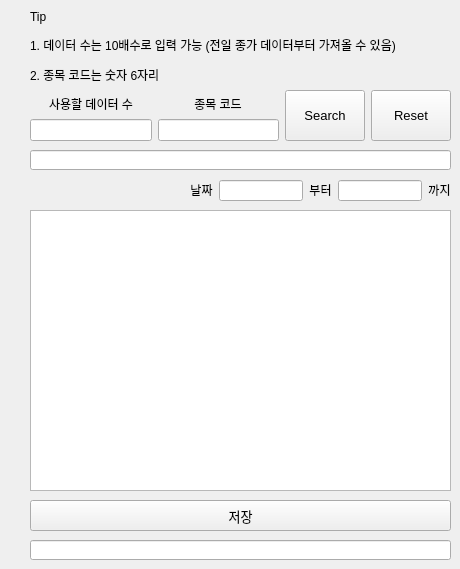
      <widget class="QWidget" name="tab_2">
       <attribute name="title">
        <string>데이터 검색 및 추출</string>
       </attribute>
       <widget class="QLabel" name="tips2">
        <property name="geometry">
         <rect>
          <x>30</x>
          <y>10</y>
          <width>421</width>
          <height>71</height>
         </rect>
        </property>
        <property name="sizePolicy">
         <sizepolicy hsizetype="Fixed" vsizetype="Fixed">
          <horstretch>0</horstretch>
          <verstretch>0</verstretch>
         </sizepolicy>
        </property>
        <property name="font">
         <font>
          <pointsize>9</pointsize>
          <stylestrategy>PreferAntialias</stylestrategy>
         </font>
        </property>
        <property name="frameShape">
         <enum>QFrame::NoFrame</enum>
        </property>
        <property name="frameShadow">
         <enum>QFrame::Plain</enum>
        </property>
        <property name="text">
         <string>&lt;html&gt;&lt;head/&gt;&lt;body&gt;&lt;p&gt;Tip&lt;/p&gt;&lt;p&gt;1. 데이터 수는 10배수로 입력 가능 (전일 종가 데이터부터 가져올 수 있음)&lt;/p&gt;&lt;p&gt;2. 종목 코드는 숫자 6자리&lt;/p&gt;&lt;/body&gt;&lt;/html&gt;</string>
        </property>
        <property name="textFormat">
         <enum>Qt::AutoText</enum>
        </property>
        <property name="alignment">
         <set>Qt::AlignLeading|Qt::AlignLeft|Qt::AlignVCenter</set>
        </property>
       </widget>
       <widget class="QPushButton" name="save_btn2">
        <property name="geometry">
         <rect>
          <x>30</x>
          <y>500</y>
          <width>421</width>
          <height>31</height>
         </rect>
        </property>
        <property name="sizePolicy">
         <sizepolicy hsizetype="Maximum" vsizetype="Ignored">
          <horstretch>0</horstretch>
          <verstretch>0</verstretch>
         </sizepolicy>
        </property>
        <property name="font">
         <font>
          <pointsize>10</pointsize>
          <stylestrategy>PreferAntialias</stylestrategy>
         </font>
        </property>
        <property name="autoFillBackground">
         <bool>false</bool>
        </property>
        <property name="text">
         <string>저장</string>
        </property>
       </widget>
       <widget class="QWidget" name="horizontalLayoutWidget_6">
        <property name="geometry">
         <rect>
          <x>30</x>
          <y>90</y>
          <width>421</width>
          <height>51</height>
         </rect>
        </property>
        <layout class="QHBoxLayout" name="horizontalLayout2_1">
         <item>
          <layout class="QHBoxLayout" name="horizontalLayout2_3">
           <item>
            <layout class="QVBoxLayout" name="verticalLayout2_1">
             <item alignment="Qt::AlignHCenter|Qt::AlignBottom">
              <widget class="QLabel" name="label2_1">
               <property name="sizePolicy">
                <sizepolicy hsizetype="Fixed" vsizetype="Fixed">
                 <horstretch>0</horstretch>
                 <verstretch>0</verstretch>
                </sizepolicy>
               </property>
               <property name="font">
                <font>
                 <pointsize>9</pointsize>
                 <stylestrategy>PreferAntialias</stylestrategy>
                </font>
               </property>
               <property name="text">
                <string>사용할 데이터 수</string>
               </property>
               <property name="alignment">
                <set>Qt::AlignCenter</set>
               </property>
              </widget>
             </item>
             <item>
              <widget class="QLineEdit" name="data_len2">
               <property name="sizePolicy">
                <sizepolicy hsizetype="Ignored" vsizetype="Ignored">
                 <horstretch>0</horstretch>
                 <verstretch>0</verstretch>
                </sizepolicy>
               </property>
               <property name="inputMethodHints">
                <set>Qt::ImhNone</set>
               </property>
               <property name="text">
                <string/>
               </property>
               <property name="alignment">
                <set>Qt::AlignCenter</set>
               </property>
              </widget>
             </item>
            </layout>
           </item>
           <item>
            <layout class="QVBoxLayout" name="verticalLayout2_2">
             <item alignment="Qt::AlignHCenter|Qt::AlignBottom">
              <widget class="QLabel" name="label2_2">
               <property name="sizePolicy">
                <sizepolicy hsizetype="Fixed" vsizetype="Fixed">
                 <horstretch>0</horstretch>
                 <verstretch>0</verstretch>
                </sizepolicy>
               </property>
               <property name="font">
                <font>
                 <pointsize>9</pointsize>
                 <stylestrategy>PreferAntialias</stylestrategy>
                </font>
               </property>
               <property name="text">
                <string>종목 코드</string>
               </property>
               <property name="alignment">
                <set>Qt::AlignCenter</set>
               </property>
              </widget>
             </item>
             <item>
              <widget class="QLineEdit" name="stock_num2">
               <property name="sizePolicy">
                <sizepolicy hsizetype="Ignored" vsizetype="Ignored">
                 <horstretch>0</horstretch>
                 <verstretch>0</verstretch>
                </sizepolicy>
               </property>
               <property name="inputMethodHints">
                <set>Qt::ImhNone</set>
               </property>
               <property name="text">
                <string/>
               </property>
               <property name="alignment">
                <set>Qt::AlignCenter</set>
               </property>
              </widget>
             </item>
            </layout>
           </item>
          </layout>
         </item>
         <item>
          <widget class="QPushButton" name="Search_btn2">
           <property name="sizePolicy">
            <sizepolicy hsizetype="Maximum" vsizetype="Ignored">
             <horstretch>0</horstretch>
             <verstretch>0</verstretch>
            </sizepolicy>
           </property>
           <property name="font">
            <font>
             <pointsize>10</pointsize>
             <stylestrategy>PreferAntialias</stylestrategy>
            </font>
           </property>
           <property name="autoFillBackground">
            <bool>false</bool>
           </property>
           <property name="text">
            <string>Search</string>
           </property>
           <property name="autoDefault">
            <bool>false</bool>
           </property>
          </widget>
         </item>
         <item>
          <widget class="QPushButton" name="Reset_btn2">
           <property name="sizePolicy">
            <sizepolicy hsizetype="Maximum" vsizetype="Ignored">
             <horstretch>0</horstretch>
             <verstretch>0</verstretch>
            </sizepolicy>
           </property>
           <property name="font">
            <font>
             <pointsize>10</pointsize>
             <stylestrategy>PreferAntialias</stylestrategy>
            </font>
           </property>
           <property name="autoFillBackground">
            <bool>false</bool>
           </property>
           <property name="text">
            <string>Reset</string>
           </property>
          </widget>
         </item>
        </layout>
       </widget>
       <widget class="QLineEdit" name="result2_1">
        <property name="geometry">
         <rect>
          <x>30</x>
          <y>150</y>
          <width>421</width>
          <height>20</height>
         </rect>
        </property>
        <property name="font">
         <font>
          <weight>75</weight>
          <bold>true</bold>
         </font>
        </property>
        <property name="cursor">
         <cursorShape>IBeamCursor</cursorShape>
        </property>
        <property name="alignment">
         <set>Qt::AlignCenter</set>
        </property>
        <property name="dragEnabled">
         <bool>true</bool>
        </property>
        <property name="readOnly">
         <bool>true</bool>
        </property>
       </widget>
       <widget class="QWidget" name="horizontalLayoutWidget_3">
        <property name="geometry">
         <rect>
          <x>190</x>
          <y>180</y>
          <width>261</width>
          <height>21</height>
         </rect>
        </property>
        <layout class="QHBoxLayout" name="horizontalLayout2_2">
         <item>
          <widget class="QLabel" name="label2_3">
           <property name="sizePolicy">
            <sizepolicy hsizetype="Fixed" vsizetype="Fixed">
             <horstretch>0</horstretch>
             <verstretch>0</verstretch>
            </sizepolicy>
           </property>
           <property name="font">
            <font>
             <pointsize>9</pointsize>
             <stylestrategy>PreferAntialias</stylestrategy>
            </font>
           </property>
           <property name="text">
            <string>날짜</string>
           </property>
           <property name="alignment">
            <set>Qt::AlignCenter</set>
           </property>
          </widget>
         </item>
         <item>
          <widget class="QLineEdit" name="start_date2">
           <property name="sizePolicy">
            <sizepolicy hsizetype="Ignored" vsizetype="Ignored">
             <horstretch>0</horstretch>
             <verstretch>0</verstretch>
            </sizepolicy>
           </property>
           <property name="inputMethodHints">
            <set>Qt::ImhDigitsOnly</set>
           </property>
           <property name="text">
            <string/>
           </property>
           <property name="alignment">
            <set>Qt::AlignCenter</set>
           </property>
           <property name="readOnly">
            <bool>true</bool>
           </property>
          </widget>
         </item>
         <item>
          <widget class="QLabel" name="label2_4">
           <property name="sizePolicy">
            <sizepolicy hsizetype="Fixed" vsizetype="Fixed">
             <horstretch>0</horstretch>
             <verstretch>0</verstretch>
            </sizepolicy>
           </property>
           <property name="font">
            <font>
             <pointsize>9</pointsize>
             <stylestrategy>PreferAntialias</stylestrategy>
            </font>
           </property>
           <property name="text">
            <string>부터</string>
           </property>
           <property name="alignment">
            <set>Qt::AlignCenter</set>
           </property>
          </widget>
         </item>
         <item>
          <widget class="QLineEdit" name="end_date2">
           <property name="sizePolicy">
            <sizepolicy hsizetype="Ignored" vsizetype="Ignored">
             <horstretch>0</horstretch>
             <verstretch>0</verstretch>
            </sizepolicy>
           </property>
           <property name="inputMethodHints">
            <set>Qt::ImhDigitsOnly</set>
           </property>
           <property name="text">
            <string/>
           </property>
           <property name="alignment">
            <set>Qt::AlignCenter</set>
           </property>
           <property name="readOnly">
            <bool>true</bool>
           </property>
          </widget>
         </item>
         <item>
          <widget class="QLabel" name="label2_5">
           <property name="sizePolicy">
            <sizepolicy hsizetype="Fixed" vsizetype="Fixed">
             <horstretch>0</horstretch>
             <verstretch>0</verstretch>
            </sizepolicy>
           </property>
           <property name="font">
            <font>
             <pointsize>9</pointsize>
             <stylestrategy>PreferAntialias</stylestrategy>
            </font>
           </property>
           <property name="text">
            <string>까지</string>
           </property>
           <property name="alignment">
            <set>Qt::AlignCenter</set>
           </property>
          </widget>
         </item>
        </layout>
       </widget>
       <widget class="QTableView" name="tableView2">
        <property name="geometry">
         <rect>
          <x>30</x>
          <y>210</y>
          <width>421</width>
          <height>281</height>
         </rect>
        </property>
        <property name="sizePolicy">
         <sizepolicy hsizetype="Fixed" vsizetype="Fixed">
          <horstretch>0</horstretch>
          <verstretch>0</verstretch>
         </sizepolicy>
        </property>
       </widget>
       <widget class="QLineEdit" name="result2_2">
        <property name="geometry">
         <rect>
          <x>30</x>
          <y>540</y>
          <width>421</width>
          <height>20</height>
         </rect>
        </property>
        <property name="font">
         <font>
          <weight>75</weight>
          <bold>true</bold>
         </font>
        </property>
        <property name="cursor">
         <cursorShape>IBeamCursor</cursorShape>
        </property>
        <property name="alignment">
         <set>Qt::AlignCenter</set>
        </property>
        <property name="readOnly">
         <bool>true</bool>
        </property>
       </widget>
      </widget>
